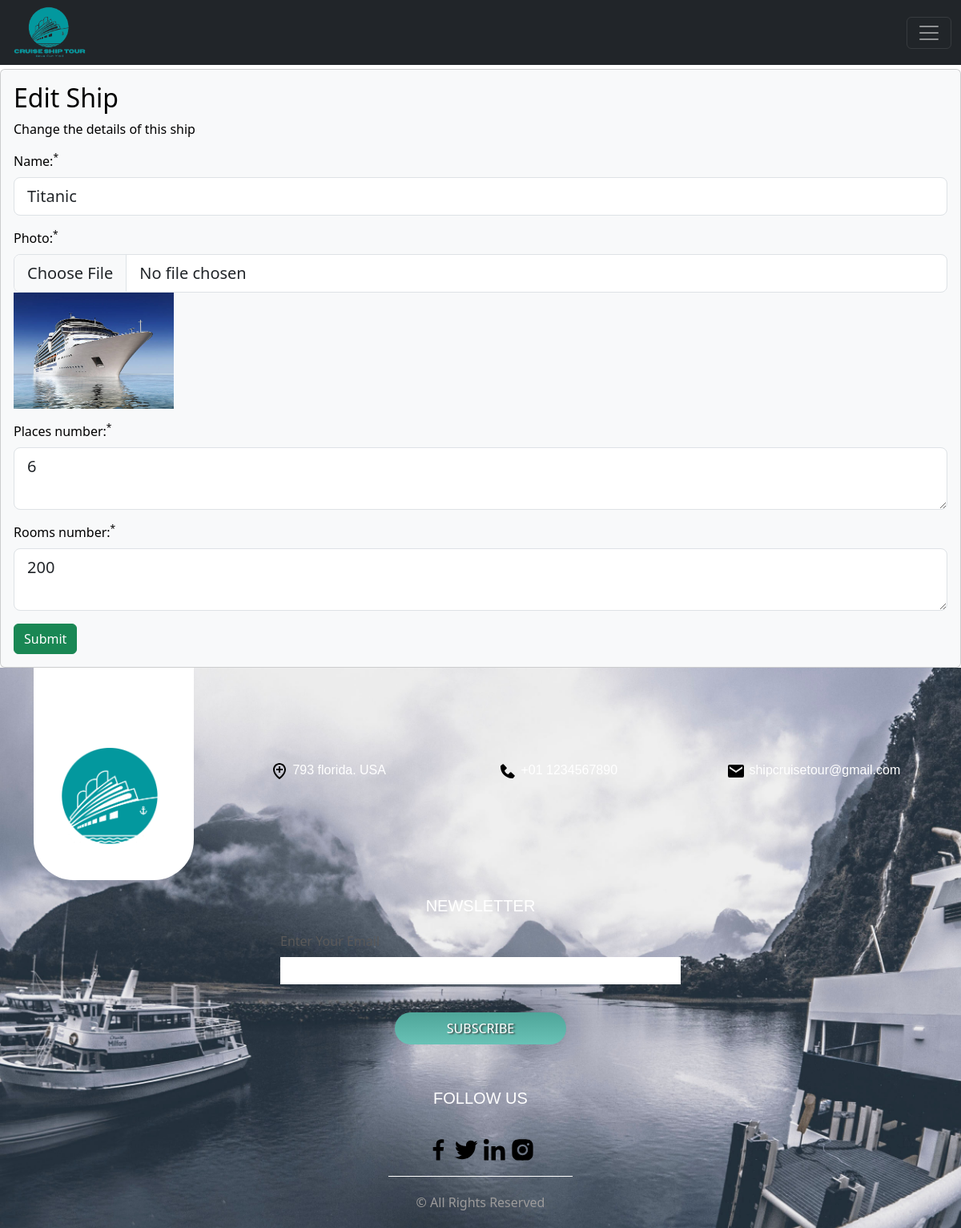
The app's page /ships/edit/24 (signed in) with its own data.
### tables this page shows
CREATE TABLE `ships` (
  `id` int(2) NOT NULL,
  `nom` varchar(20) NOT NULL,
  `nombre_chambres` int(2) NOT NULL,
  `nombre_places` int(2) NOT NULL,
  `image` varchar(255) NOT NULL
);

### app/libraries/Core.php (called while the page is built, shortened)
<?php
  class Core {
    protected $currentMethod = 'index';
    public function __construct(){
      $url = $this->getUrl();
            if(file_exists('../app/controllers/'.ucwords($url[0]).'.php')){
        unset($url[0]);
      }
      $this->currentController = new $this->currentController;
      if(isset($url[1])){
        if(method_exists($this->currentController, $url[1])){
          $this->currentMethod = $url[1];
          unset($url[1]);
        }
      }
      $this->params = $url ? array_values($url) : [];
      call_user_func_array([$this->currentController, $this->currentMethod], $this->params);
    }
    public function getUrl(){
        if(isset($_GET['url'])){
          $url = rtrim($_GET['url'], '/');
          $url = filter_var($url, FILTER_SANITIZE_URL);
          $url = explode('/', $url);
          return $url;
        }
    }
  }

### public/index.php (called while the page is built, shortened)
<?php
  $init = new Core;

### app/libraries/Database.php (called while the page is built, shortened)
<?php
class Database {
	private $host = DB_HOST;
	private $user = DB_USER;
	private $pass = DB_PASS;
	private $dbname = DB_NAME;
	private $dbh;
	private $stmt;
	public function __construct() {
		$dsn = 'mysql:host=' . $this->host . ';dbname=' . $this->dbname;
		$options = array (
			PDO::ATTR_PERSISTENT => true,
			PDO::ATTR_ERRMODE => PDO::ERRMODE_EXCEPTION
		);
		try {
			$this->dbh = new PDO ($dsn, $this->user, $this->pass, $options);
		}
		catch ( PDOException $e ) {
			$this->error = $e->getMessage();
		}
	}
	public function query($query) {
		 $this->stmt = $this->dbh->prepare($query);
	}
	public function bind($param, $value, $type = null) {
		if (is_null ($type)) {
			switch (true) {
				default :
					$type = PDO::PARAM_STR;
			}
		}
		$this->stmt->bindValue($param, $value, $type);
	}
	public function execute(){
		return $this->stmt->execute();
	}
	public function single(){
		$this->execute();
		return $this->stmt->fetch(PDO::FETCH_OBJ);
	}
}

### app/models/Ship.php (called while the page is built, shortened)
<?php
  class Ship {
    private $db;
    public function __construct(){
      $this->db = new Database;
    }
    public function getShipById($id){
      $this->db->query('SELECT * FROM ships WHERE id = :id');
      $this->db->bind(':id', $id);
      $row = $this->db->single();
      return $row;
    }
  }

### app/views/ships/edit.php (the view, shortened to what this page needs)
<?php require APPROOT . '/views/inc/header.php'; ?>
<div class="editShip">
<a href="<?php echo URLROOT; ?>/ships/index" class="btn btn-light"><i class="fa fa-backward" aria-hidden="true"></i> Back</a>
      <div class="card card-body bg-light mt-5">
        <h2>Edit Ship</h2>
        <p>Change the details of this ship</p>
        <form action="<?= URLROOT; ?>/ships/edit/<?= $data['id']; ?>" method="post" enctype="multipart/form-data">
          <div class="form-group">
              <label>Name:<sup>*</sup></label>
              <input type="text" name="nom" class="form-control form-control-lg <?= (!empty($data['nom_err'])) ? 'is-invalid' : ''; ?>" value="<?= $data['nom']; ?>">
          </div>
          <div class="form-group">
              <label>Photo:<sup>*</sup></label>
              <input type="file" name="image" class="form-control form-control-lg <?php echo (!empty($data['image_err'])) ? 'is-invalid' : ''; ?>">
              <div>
                 <img src="<?= URLROOT."/".$data['image'] ?>" width="200px"/>
            </div>
          </div>
          <div class="form-group">
              <label>Places number:<sup>*</sup></label>
              <textarea name="nombreplaces" class="form-control form-control-lg <?= (!empty($data['nombreplaces_err'])) ? 'is-invalid' : ''; ?>"><?= $data['nombre_places']; ?></textarea>
          </div>
          <div class="form-group">
              <label>Rooms number:<sup>*</sup></label>
              <textarea name="nombrechambres" class="form-control form-control-lg <?php echo (!empty($data['nombrechambres_err'])) ? 'is-invalid' : ''; ?>"><?= $data['nombre_chambres']; ?></textarea>
          </div>
          <input type="submit" class="btn btn-success" value="Submit">
        </form>
      </div>
      </div>
<?php require APPROOT . '/views/inc/footer.php'; ?>

### public/css/style.css (style rules this page uses)
body { overflow-x: hidden; }
body:not(.light) { background: #ffffff; color: rgb(0, 0, 0); }
.editShip { color: #000000; }
a { text-decoration: none !important; color: #d8e8f5; font-family: Arial, Helvetica, sans-serif; }

### records on screen
ships: nom "Titanic", image (picture), nombreplaces "6", nombrechambres "200"
